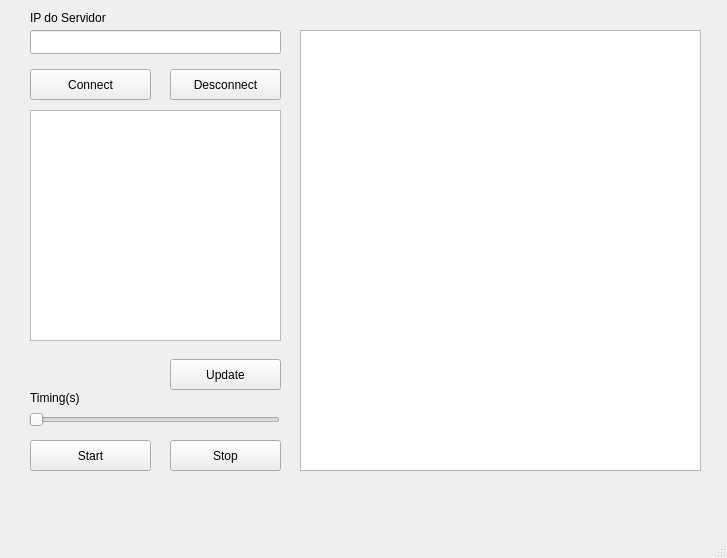
<?xml version="1.0" encoding="UTF-8"?>
<ui version="4.0">
 <class>MainWindow</class>
 <widget class="QMainWindow" name="MainWindow">
  <property name="geometry">
   <rect>
    <x>0</x>
    <y>0</y>
    <width>727</width>
    <height>558</height>
   </rect>
  </property>
  <property name="windowTitle">
   <string>MainWindow</string>
  </property>
  <widget class="QWidget" name="centralwidget">
   <widget class="QPushButton" name="pushButtonDesconnect">
    <property name="geometry">
     <rect>
      <x>170</x>
      <y>69</y>
      <width>111</width>
      <height>31</height>
     </rect>
    </property>
    <property name="text">
     <string>Desconnect</string>
    </property>
   </widget>
   <widget class="QPushButton" name="pushButtonConnect">
    <property name="geometry">
     <rect>
      <x>30</x>
      <y>69</y>
      <width>121</width>
      <height>31</height>
     </rect>
    </property>
    <property name="text">
     <string>Connect</string>
    </property>
   </widget>
   <widget class="QPushButton" name="pushButtonUpdate">
    <property name="geometry">
     <rect>
      <x>170</x>
      <y>359</y>
      <width>111</width>
      <height>31</height>
     </rect>
    </property>
    <property name="text">
     <string>Update</string>
    </property>
   </widget>
   <widget class="QPushButton" name="pushButtonStart">
    <property name="geometry">
     <rect>
      <x>30</x>
      <y>440</y>
      <width>121</width>
      <height>31</height>
     </rect>
    </property>
    <property name="text">
     <string>Start</string>
    </property>
   </widget>
   <widget class="QPushButton" name="pushButtonStop">
    <property name="geometry">
     <rect>
      <x>170</x>
      <y>440</y>
      <width>111</width>
      <height>31</height>
     </rect>
    </property>
    <property name="text">
     <string>Stop</string>
    </property>
   </widget>
   <widget class="QListWidget" name="listIps">
    <property name="geometry">
     <rect>
      <x>30</x>
      <y>110</y>
      <width>251</width>
      <height>231</height>
     </rect>
    </property>
   </widget>
   <widget class="QLineEdit" name="lineEditIPServer">
    <property name="geometry">
     <rect>
      <x>30</x>
      <y>30</y>
      <width>251</width>
      <height>24</height>
     </rect>
    </property>
   </widget>
   <widget class="QTextBrowser" name="textBrowser">
    <property name="geometry">
     <rect>
      <x>300</x>
      <y>30</y>
      <width>401</width>
      <height>441</height>
     </rect>
    </property>
   </widget>
   <widget class="QSlider" name="horizontalSliderTiming">
    <property name="geometry">
     <rect>
      <x>29</x>
      <y>410</y>
      <width>251</width>
      <height>20</height>
     </rect>
    </property>
    <property name="orientation">
     <enum>Qt::Horizontal</enum>
    </property>
   </widget>
   <widget class="QLabel" name="label">
    <property name="geometry">
     <rect>
      <x>30</x>
      <y>390</y>
      <width>49</width>
      <height>16</height>
     </rect>
    </property>
    <property name="text">
     <string>Timing(s)</string>
    </property>
   </widget>
   <widget class="QLabel" name="label_2">
    <property name="geometry">
     <rect>
      <x>30</x>
      <y>10</y>
      <width>81</width>
      <height>16</height>
     </rect>
    </property>
    <property name="text">
     <string>IP do Servidor</string>
    </property>
   </widget>
  </widget>
  <widget class="QMenuBar" name="menubar">
   <property name="geometry">
    <rect>
     <x>0</x>
     <y>0</y>
     <width>727</width>
     <height>21</height>
    </rect>
   </property>
  </widget>
  <widget class="QStatusBar" name="statusbar"/>
 </widget>
 <resources/>
 <connections/>
</ui>
